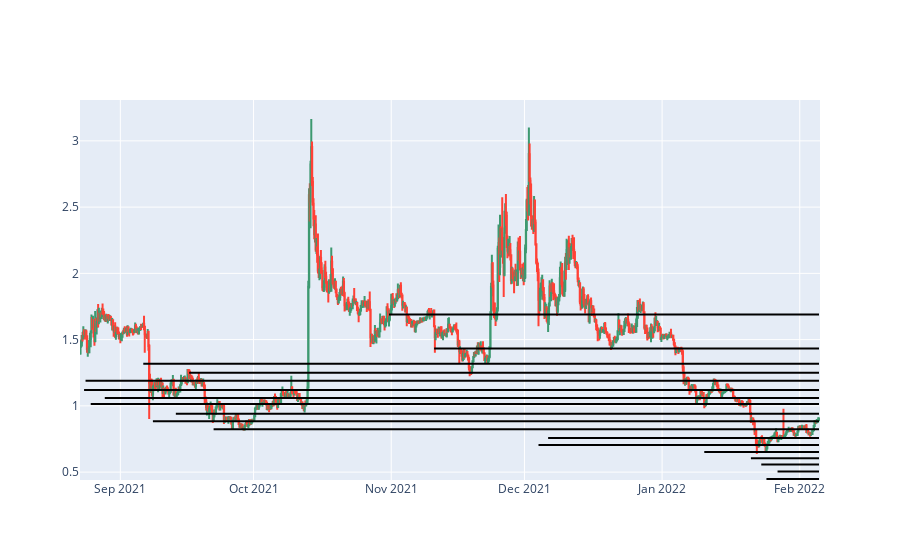

The cell this chart's notebook holds for it:
### Code cell
df = dataframes['SFPUSDT']
plot_all(df)

### Figure 1 — Plotly figure (JSON) as saved in the notebook; plotly's stock layout.template omitted (floating-point values rounded to 4 significant figures; data arrays with more than 128 entries replaced by an {"elided": "..."} marker saying what was removed)
{"data": [{"close": {"elided": "999 float values"}, "high": {"elided": "999 float values"}, "low": {"elided": "999 float values"}, "open": {"elided": "999 float values"}, "type": "candlestick", "x": {"elided": "999 str values"}}], "layout": {"shapes": [{"line": {"color": "black"}, "type": "line", "x0": "2021-08-23T20:00:00", "x1": "2022-02-05T08:00:00", "xref": "x", "y0": 1.121, "y1": 1.121, "yref": "y"}, {"line": {"color": "black"}, "type": "line", "x0": "2021-08-24T04:00:00", "x1": "2022-02-05T08:00:00", "xref": "x", "y0": 1.189, "y1": 1.189, "yref": "y"}, {"line": {"color": "black"}, "type": "line", "x0": "2021-08-25T08:00:00", "x1": "2022-02-05T08:00:00", "xref": "x", "y0": 1.013, "y1": 1.013, "yref": "y"}, {"line": {"color": "black"}, "type": "line", "x0": "2021-08-28T12:00:00", "x1": "2022-02-05T08:00:00", "xref": "x", "y0": 1.059, "y1": 1.059, "yref": "y"}, {"line": {"color": "black"}, "type": "line", "x0": "2021-09-06T04:00:00", "x1": "2022-02-05T08:00:00", "xref": "x", "y0": 1.318, "y1": 1.318, "yref": "y"}, {"line": {"color": "black"}, "type": "line", "x0": "2021-09-08T08:00:00", "x1": "2022-02-05T08:00:00", "xref": "x", "y0": 0.8832, "y1": 0.8832, "yref": "y"}, {"line": {"color": "black"}, "type": "line", "x0": "2021-09-13T12:00:00", "x1": "2022-02-05T08:00:00", "xref": "x", "y0": 0.9412, "y1": 0.9412, "yref": "y"}, {"line": {"color": "black"}, "type": "line", "x0": "2021-09-16T12:00:00", "x1": "2022-02-05T08:00:00", "xref": "x", "y0": 1.25, "y1": 1.25, "yref": "y"}, {"line": {"color": "black"}, "type": "line", "x0": "2021-09-22T00:00:00", "x1": "2022-02-05T08:00:00", "xref": "x", "y0": 0.8238, "y1": 0.8238, "yref": "y"}, {"line": {"color": "black"}, "type": "line", "x0": "2021-10-31T12:00:00", "x1": "2022-02-05T08:00:00", "xref": "x", "y0": 1.69, "y1": 1.69, "yref": "y"}, {"line": {"color": "black"}, "type": "line", "x0": "2021-11-10T16:00:00", "x1": "2022-02-05T08:00:00", "xref": "x", "y0": 1.432, "y1": 1.432, "yref": "y"}, {"line": {"color": "black"}, "type": "line", "x0": "2021-12-04T04:00:00", "x1": "2022-02-05T08:00:00", "xref": "x", "y0": 0.7047, "y1": 0.7047, "yref": "y"}, {"line": {"color": "black"}, "type": "line", "x0": "2021-12-06T08:00:00", "x1": "2022-02-05T08:00:00", "xref": "x", "y0": 0.7581, "y1": 0.7581, "yref": "y"}, {"line": {"color": "black"}, "type": "line", "x0": "2022-01-10T12:00:00", "x1": "2022-02-05T08:00:00", "xref": "x", "y0": 0.6516, "y1": 0.6516, "yref": "y"}, {"line": {"color": "black"}, "type": "line", "x0": "2022-01-21T00:00:00", "x1": "2022-02-05T08:00:00", "xref": "x", "y0": 0.605, "y1": 0.605, "yref": "y"}, {"line": {"color": "black"}, "type": "line", "x0": "2022-01-23T08:00:00", "x1": "2022-02-05T08:00:00", "xref": "x", "y0": 0.5578, "y1": 0.5578, "yref": "y"}, {"line": {"color": "black"}, "type": "line", "x0": "2022-01-24T12:00:00", "x1": "2022-02-05T08:00:00", "xref": "x", "y0": 0.4481, "y1": 0.4481, "yref": "y"}, {"line": {"color": "black"}, "type": "line", "x0": "2022-01-27T00:00:00", "x1": "2022-02-05T08:00:00", "xref": "x", "y0": 0.5045, "y1": 0.5045, "yref": "y"}], "xaxis": {"rangeslider": {"visible": false}}}}
